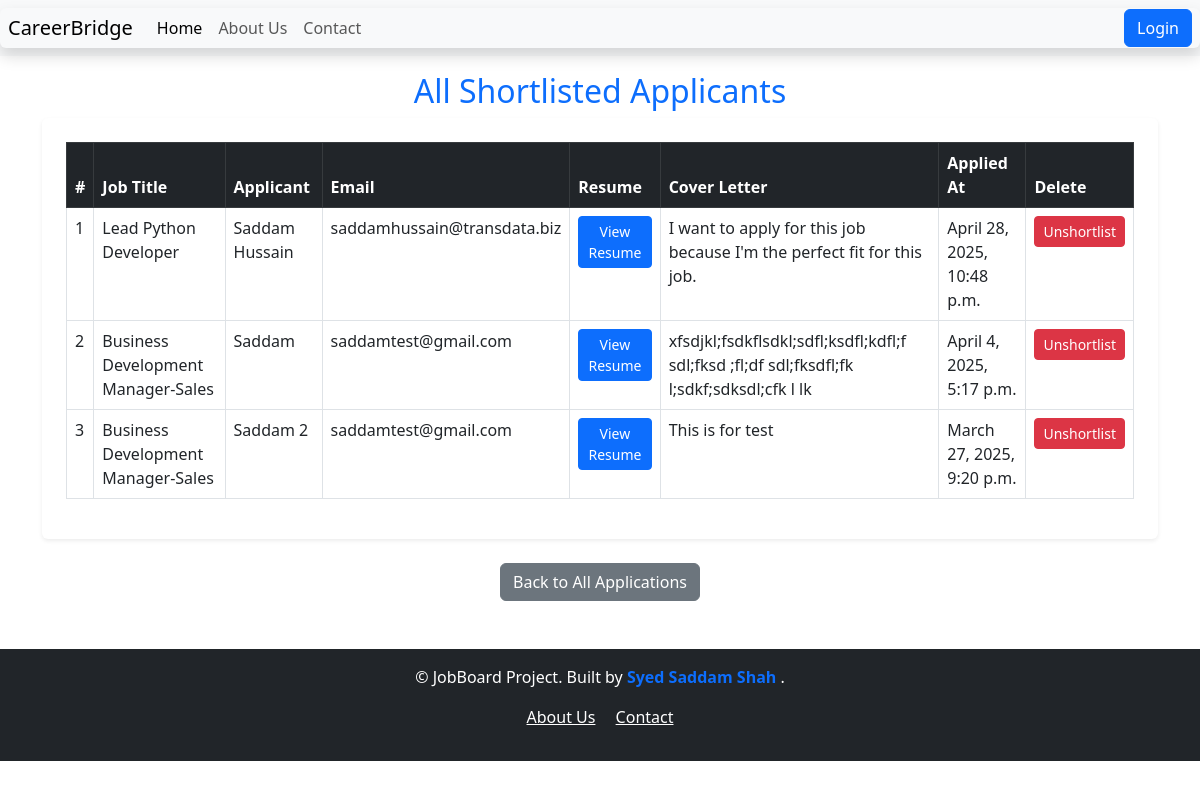
Before: /shortlisted/ with the older database file.
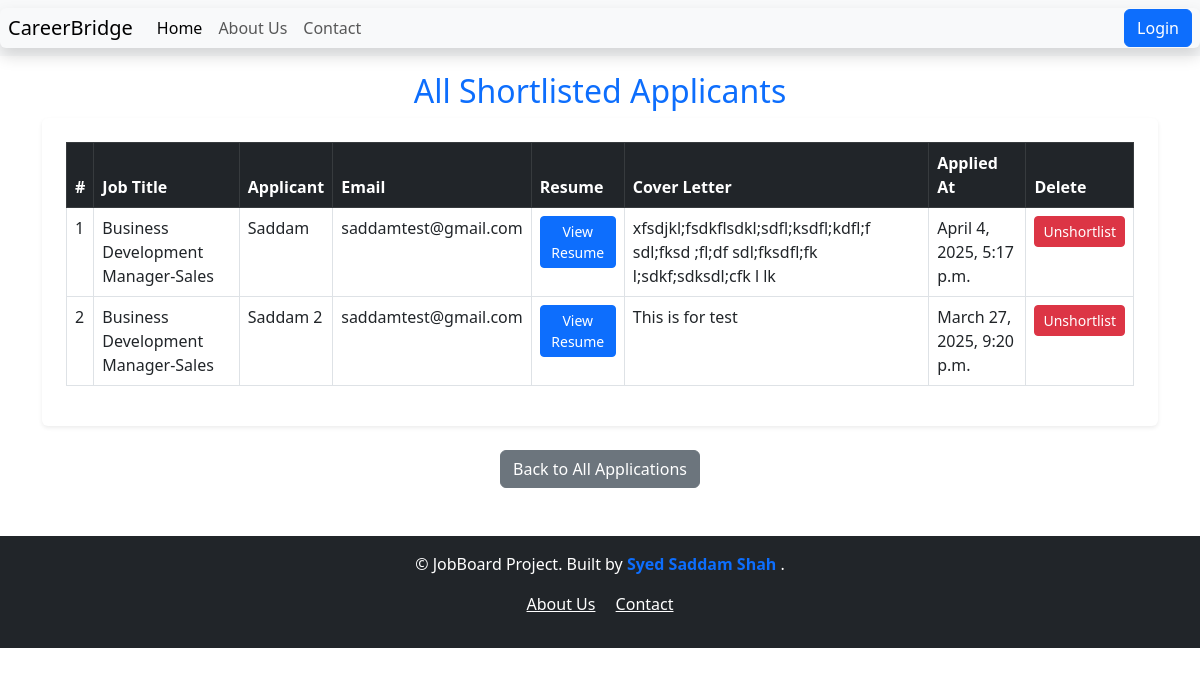
After: the same page with the newer database file.
### job/models.py (models this page shows, shortened)
class JobApplication(models.Model):
    job = models.ForeignKey(Job, on_delete= models.CASCADE)
    user = models.ForeignKey(User, on_delete=models.CASCADE, null= True, blank=True)
    applicant_name = models.CharField(max_length= 100)
    email = models.EmailField()
    resume = models.FileField(upload_to='resumes/%Y/%m/%d/')
    cover_letter = models.TextField()
    applied_at = models.DateTimeField(auto_now_add=True)
    is_shortlisted = models.BooleanField(default=False)
    class Meta:
        ordering = ['-applied_at']
        verbose_name = 'Job Application'
        verbose_name_plural = 'Job Applications'

class Job(models.Model):
    JOB_TYPES = [
        ('Full-time', 'Full-time'),
        ('Part-time', 'Part-time'),
        ('Remote', 'Remote'),
        ('Internship', 'Internship'),
    ]
    title = models.CharField(max_length=200)
    company_name = models.CharField(max_length=200)
    description = models.TextField()
    location = models.CharField(max_length=100)
    salary = models.DecimalField(max_digits=10, decimal_places=2, null= True, blank=True)
    job_type = models.CharField(max_length=20, choices=JOB_TYPES, default='Full-time')
    date_of_posting = models.DateTimeField(auto_now_add= True)
    class Meta:
        ordering = ['-date_of_posting']
        verbose_name = 'Job Posting'
        verbose_name_plural = 'Job Postings'

### job/views.py (the view)
# urls.py: path('shortlisted/', views.all_shortlisted_applicants, name='all_shortlisted_applicants'),
def all_shortlisted_applicants(request):
    shortlisted = JobApplication.objects.filter(is_shortlisted=True)
    return render(request, 'all_shortlisted_applicants.html', {'shortlisted': shortlisted})

### job/templates/all_shortlisted_applicants.html (shortened to what this page needs)
{% extends 'base.html' %}
{% block content %}
<div class="container mt-3">
    <h2 class="text-center mb-2 text-primary">All Shortlisted Applicants</h2>
    {% if shortlisted %}
    <div class="table-responsive bg-white p-4 shadow-sm rounded">
        <table class="table table-bordered table-hover">
            <thead class="table-dark">
                <tr>
                    <th>#</th>
                    <th>Job Title</th>
                    <th>Applicant</th>
                    <th>Email</th>
                    <th>Resume</th>
                    <th>Cover Letter</th>
                    <th>Applied At</th>
                    <th>Delete</th>
                </tr>
            </thead>
            <tbody>
                {% for applicant in shortlisted %}
                <tr>
                    <td>{{ forloop.counter }}</td>
                    <td>{{ applicant.job.title }}</td>
                    <td>{{ applicant.applicant_name }}</td>
                    <td>{{ applicant.email }}</td>
                    <td>
                        <a href="{{ applicant.resume.url }}" class="btn btn-sm btn-primary" target="_blank">View Resume</a>
                    </td>
                    <td>{{ applicant.cover_letter|truncatewords:20 }}</td>
                    <td>{{ applicant.applied_at }}</td>
                    <td><form action="{% url 'unshortlist_applicant' applicant.id %}" method="post" style="display:inline;">
                        <button type="submit" class="btn btn-danger btn-sm">Unshortlist</button>
                    </form></td>
                </tr>
                {% endfor %}
            </tbody>
        </table>
    </div>
    {% else %}
        <p class="text-center text-muted">No shortlisted applicants found.</p>
    {% endif %}
    <div class="text-center mt-4">
        <a href="{% url 'all_applications' %}" class="btn btn-secondary">Back to All Applications</a>
    </div>
</div>
{% endblock %}

Changed rows visible on the page:
removed JobApplication: job "Lead Python Developer", applicant_name "Saddam Hussain", email "saddamhussain@transdata.biz", cover_letter "I want to apply for this job because I'm the perfect fit for this job.", applied_at "April 28, 2025, 10:48 p.m."
